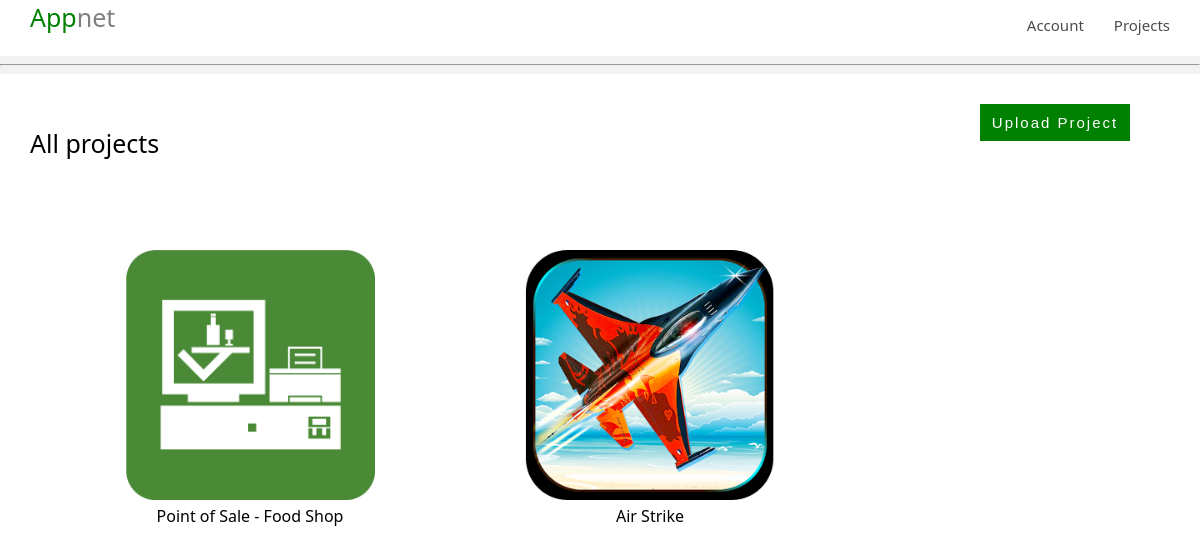
Page /src/user/userPanelProjects.php (signed in) on the committed database.
### tables this page shows
CREATE TABLE `project` (
  `project_id` varchar(20) NOT NULL,
  `title` varchar(30) NOT NULL,
  `price` double NOT NULL DEFAULT '0',
  `description` text NOT NULL,
  `features` text NOT NULL,
  `tools` text NOT NULL,
  `icon` text NOT NULL,
  `size` text,
  `link` varchar(100) NOT NULL,
  `up_vote` int(11) NOT NULL DEFAULT '0',
  `down_vote` int(11) NOT NULL DEFAULT '0',
  `change_log` text,
  `discount` double NOT NULL DEFAULT '0',
  `time_added` timestamp NOT NULL DEFAULT CURRENT_TIMESTAMP,
  `platform` varchar(15) NOT NULL,
  `category` varchar(15) NOT NULL,
  `user_id` int(11) NOT NULL
);

### database/fetch_data.php (called while the page is built, shortened)
<?php
function fetch_data($query)
{
    $response = null;
    $connection = get_db_connection();
    $table = @mysqli_query($connection, $query);
    if ($table)
    {
        $response = $table;
    }
    else
    {
        echo 'Unable to execute the following query: ', '<b>$query</b>', '\n';
        echo mysqli_error($connection);
    }
    return $response;
}
function fetch_uploaded_project_for_user($usr_id)
{
    $query = "SELECT PROJECT_ID, TITLE, ICON FROM PROJECT WHERE USER_ID = '$usr_id'";
    return ($table = fetch_data($query));
}
?>

### src/user/userPanelProjects.php (the view, shortened to what this page needs)
<!DOCTYPE html>
<html>
<head>
	<link rel="stylesheet" type="text/css" href="../../css/userPanelStyle.css">
</head>
<body>
	<div class="header" style="text-transform: capitalize;">
			<a href="../front/home.php" style="color:grey; text-decoration:none;"><span style="padding: 30px"> <span style="color: green;">app</span>net</span></a>
			<ul>
				<li><a href="userPanelProjects.php">Projects</a></li>
				<li><a href="userPanelPersonalInfo.php">Account</a></li>
			</ul>
	</div>
	<hr>
	<div class="projects">
		<a href="uploadProject.php"><input type="button" name="uploadProject" value="Upload Project"><br/></a>
		<span class="heading">
					All projects
		</span>
		<div class="projectData">
			<br> <br>
			<?php
				include '../../database/fetch_data.php';
				$table = fetch_uploaded_project_for_user($_SESSION['user_id']);
				while ($row = mysqli_fetch_array($table)) {
					$project_id = $row['PROJECT_ID'];
					$icon = $row['ICON'];
					$title = $row['TITLE'];
					echo "
						<p>
							<a href='projectPageUser.php?project=" . $project_id . "'><img src='../../images/icons/" . $icon . "'></a><br/>
							" . $title . "
						</p>
					";
				}
			 ?>
		</div>
	</div>
</body>
</html>

### css/userPanelStyle.css (style rules this page uses)
* { box-sizing: border-box; }
body { margin: 0; padding: 0; font-family: "Segoe UI"; background: #f2f2f2; }
.header { width: 100%; font-size: 25px; height: 7vh; background: white; }
.header ul { font-size: 15px; float: right; list-style: none; margin-right: 30px; }
.header ul li { list-style: none; float: right; padding-left: 30px; }
.header ul li a { text-decoration: none; color: black; opacity: 0.7; font-weight: 500; }
.heading { display: inline-block; font-size: 25px; padding: 30px; }
.projects { width: 100%; background: white; height: 300vh; }
.projects input[type=button] { float: right; margin-top: 30px; margin-right: 70px; width: 150px; border:none; box-shadow: 0; padding: 10px; font-size: 15px; background: green; color: white; letter-spacing: 2px; }
.projects .projectData { width: 100%; }
.projects .projectData p { float: left; padding-left: 100px; width: 400px; height: 400px; text-align: center; }
.projects .projectData p img { width: 250px; height: 250px; }

### rows in the picture
project: icon (picture), title "Point of Sale - Food Shop"
project: icon (picture), title "Air Strike"
